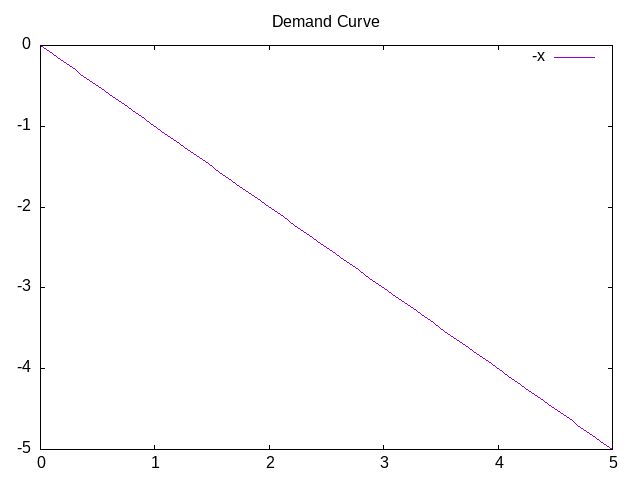

The script that saved this image:
set terminal png enhanced
set output 'DemandCurve.png'
set title "Demand Curve"
set xrange[0:5]
plot -x
